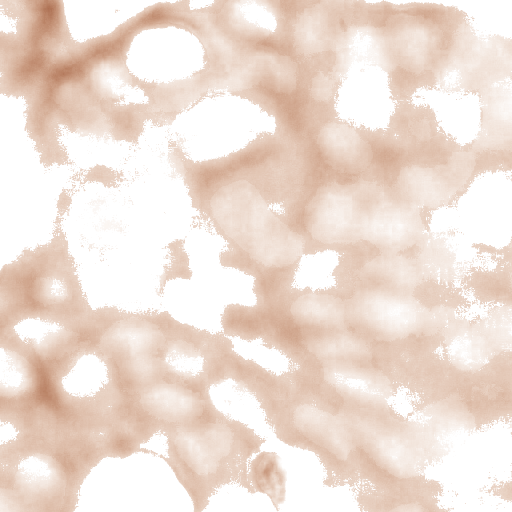
#> input picture example2/Batch_Nuclei_Mem_Seg/d.png, 1024 x 1024 px, given as the content of the folder ../images/3, which was not available (shown at 1/2 size)
$ python batch_nm_seg.py
#> lines starting #> are read from the running program, lines starting #| are printed output that depends on the picture; after the words box and inside, x2 and y2 are one past the last pixel; in counts of white or black regions, pixels touching at a corner belong together; pictures that were not available may be replaced by others from this repository, and a replacement may not be noted
#> further down, img_rgb is the input picture: shape (1024, 1024, 3); mean R, G, B 238.5, 222.3, 212.2
### dqcs/dseg.py

#Importing general llibraries
import cv2
import numpy as np
import matplotlib.pyplot as plt
from matplotlib.path import Path
import os
import sys
import pickle
import requests
import json
import math

#Importing image analysis llibraries
from skimage import data, io
from skimage.color import rgb2hed, hed2rgb, rgb2gray, rgba2rgb
from skimage.color import  separate_stains, combine_stains, hdx_from_rgb, rgb_from_hdx
from skimage.util import img_as_ubyte
import skimage.color


#from dqcs import dpixel
from dqcs.dpixel import pixel_OD, interpolate_point, points_inside_polygon, intensity_weighted_center, draw_tn, points_in_polygon,  pixels_between_curves, line_pixels
from dqcs.danalysis import polyArea, calculate_perimeter_numpy, convert_ndarray, read_annotations_txt, plot_annotations, write_annotations
from dqcs.dutils import img_check

#==============================================================================
def cellpose_seg(img_rgb, diameter=100, anno_fig='out.png', anno_file='out_cp.txt', anno_geojson='out.geojson', center_file='out_center.txt', is_membrane=False):
    ####Taken from file step3b_nuclei_cellpose.py
    #img_rgb: image as numpy array
    #anno_fig: name of output figure to see annontations
    #is_membrane: if True, visualize outlines as membranes (yellow), otherwise as nuclei (red)

    #Importing cellpose libraries
    from cellpose import models, io, core, plot, utils
    from cellpose.io import imread
    #print('Is GPU Working: ',core.use_gpu())
    # Initialize Cellpose model
    model_cyto = models.CellposeModel(gpu=True)      # For cell membrane detection
    # Define channels (0 for grayscale, [0, 0] for single-channel grayscale, [1, 2] for red/green channels)
    ## Perform nuclei segmentation on Hematoxylin channel
    masks_h, flows_h, styles_h = model_cyto.eval(img_rgb, flow_threshold=30, cellprob_threshold=-5, diameter= diameter)

    mask_RGB_h = plot.mask_overlay(img_rgb, masks_h)
    outlines_h = utils.outlines_list(masks_h)

    ##outlines_h: list of numpy arrays, where each np array is of size ~ 200-400 having pixel coordinates of nuclear annotations

    #with open(img[:-4]+'_nuclei_cellpose.pkl', 'wb') as f:
    #    pickle.dump(outlines_h, f)

    # Visualize as membranes (yellow) or nuclei (red) based on is_membrane flag
    if is_membrane:
        plot_annotations(img_rgb, anno_fig, nuclei_anno=None, mem_anno=outlines_h)
    else:
        plot_annotations(img_rgb, anno_fig, nuclei_anno=outlines_h, mem_anno=None)

    write_annotations(outlines_h,anno_file,anno_geojson, center_file)

    return outlines_h


#==============================================================================
# [182 lines left out: functions membrane_seg, plot_OD, not called in this run]
#==============================================================================

#==============================================================================

def get_OD(img_rgb):
    #This function is going to return OD (of RGB channels) of whole patch/image and average OD
    rx,ry,_    =  img_rgb.shape

    ##Following part is very slow
    '''
    d1 = np.zeros_like(img_rgb[:, :, 0])
    for i in range(rx):
        for j in range(ry):
            d1[i,j] = pixel_OD(img_rgb,i,j)
    #===================================================
    '''

    ##Following is fast but consume more memory
    '''# Compute per-channel OD
    #img2 = (img_rgb / 255.0).astype(np.uint8)
    img2 = img_rgb.astype(np.float64) / 255.0
    dr = -np.log((img2[:,:,0] ) + 0.0001)
    dg = -np.log((img2[:,:,1] ) + 0.0001)
    db = -np.log((img2[:,:,2] ) + 0.0001)
    # Mean OD per pixel (average over RGB)
    d1 = (dr + dg + db) / 3.0
    # Scale as in your original code
    d1 = d2 * 255.0 / 5.75
    #===================================================
    '''

    ##Following is fast as well less memory consuming
    #img = img_rgb.astype(np.float32) / 255.0
    img1 = img_rgb.astype(np.float64) / 255.0
    #img1 = (img_rgb / 255.0).astype(np.uint8)
    img1 = -np.log(img1 + 0.0001)
    d1 = img1.mean(axis=2) * 255.0 / 5.75
    #===================================================

    d1 = d1.astype(np.uint8)
    d1_av = np.sum(d1)/(rx*ry)

    #print(np.sum(d1),d1_av)

    return d1, d1_av
#==============================================================================

#==============================================================================
def get_hed(img_file, h_file=None, e_file=None, d_file=None):
    # Load an image and normalize it ---------------------------------------------
    if isinstance(img_file, str):
        img_rgb = io.imread(img_file) #cv2.imread(img_file)
    else:
        img_rgb = img_file
    if img_rgb.shape[2] == 4:
        print("Warning: Input image has an alpha channel. Removing it.")
        img_rgb = img_rgb[:,:,0:3]

    img_rgb[img_rgb>210]=255 #Making all offwhite background pixels to completely white
    img_rgb_normalize = img_rgb / 255.0 #Normalizing pixel values to 0-1
    #----------------------------------------------------------------------------
    # Converting RGB to HED -----------------------------------------------------
    img_hed = rgb2hed(img_rgb_normalize)
    # Creating an RGB image for each of the separated stains and convert them to ubyte for easy saving of image
    null = np.zeros_like(img_hed[:, :, 0])
    ihc_h = img_as_ubyte(hed2rgb(np.stack((img_hed[:, :, 0], null, null), axis=-1)))
    ihc_e = img_as_ubyte(hed2rgb(np.stack((null, img_hed[:, :, 1], null), axis=-1)))
    ihc_d = img_as_ubyte(hed2rgb(np.stack((null, null, img_hed[:, :, 2]), axis=-1)))

    #ihc_h = hed2rgb(np.stack((img_hed[:, :, 0], null, null), axis=-1))
    #ihc_e = hed2rgb(np.stack((null, img_hed[:, :, 1], null), axis=-1))
    #ihc_d = hed2rgb(np.stack((null, null, img_hed[:, :, 2]), axis=-1))

    if(h_file): io.imsave(h_file, ihc_h)
    if(e_file): io.imsave(e_file, ihc_e)
    if(d_file): io.imsave(d_file, ihc_d)

    return ihc_h, ihc_e, ihc_d
#==============================================================================

#==============================================================================
def get_hd_clean(img_file, h_file=None, d_file=None):
    # Load an image and normalize it ---------------------------------------------
#> called with img_file = '../images/3/d.png', h_file = 'h.png', d_file = 'd.png'
    if isinstance(img_file, str):
        img_rgb = io.imread(img_file) #cv2.imread(img_file)
    else:
        img_rgb = img_file
    if img_rgb.shape[2] == 4:
        print("Warning: Input image has an alpha channel. Removing it.")
        img_rgb = img_rgb[:,:,0:3]

    img_rgb[img_rgb>210]=255 #Making all offwhite background pixels to completely white
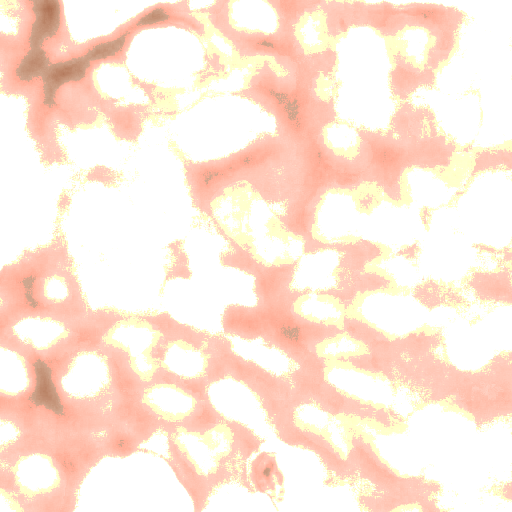
#> img_rgb: shape (1024, 1024, 3) (shown at 1/2 size); mean R, G, B 253.9, 231.6, 217
    img_rgb_normalize = img_rgb / 255.0 #Normalizing pixel values to 0-1
    #----------------------------------------------------------------------------
    # Converting RGB to HED -----------------------------------------------------
    img_hed = rgb2hed(img_rgb_normalize)
#> img_hed: shape (1024, 1024, 3) float64; mean of channels 0, 1, 2 1.94e-06, 0.00328, 0.019
    # Creating an RGB image for each of the separated stains and convert them to ubyte for easy saving of image
    null = np.zeros_like(img_hed[:, :, 0])

    ihc_h = img_as_ubyte(hed2rgb(np.stack((img_hed[:, :, 0], null, null), axis=-1)))
#> ihc_h: shape (1024, 1024, 3); mean of channels 0, 1, 2 255, 255, 255
    ihc_e = img_as_ubyte(hed2rgb(np.stack((null, img_hed[:, :, 1], null), axis=-1)))
#> ihc_e: shape (1024, 1024, 3); mean of channels 0, 1, 2 254.2, 244.2, 253.7
    ihc_d = img_as_ubyte(hed2rgb(np.stack((null, null, img_hed[:, :, 2]), axis=-1)))
#> ihc_d: shape (1024, 1024, 3); mean of channels 0, 1, 2 238.1, 222, 212.1

    rx,ry,_ = img_hed.shape
#> rx = 1024; ry = 1024
    h_od,_    = get_OD(ihc_h)
#> in get_OD, `img1 = img_rgb.astype(np.float64) / 255.0`: img1: shape (1024, 1024, 3) float64; mean of channels 0, 1, 2 1, 1, 1
#> in get_OD, `img1 = -np.log(img1 + 0.0001)`: img1: shape (1024, 1024, 3) float64; mean of channels 0, 1, 2 -9.04e-05, -8.86e-05, -0.0001
#> in get_OD, `d1 = img1.mean(axis=2) * 255.0 / 5.75`:
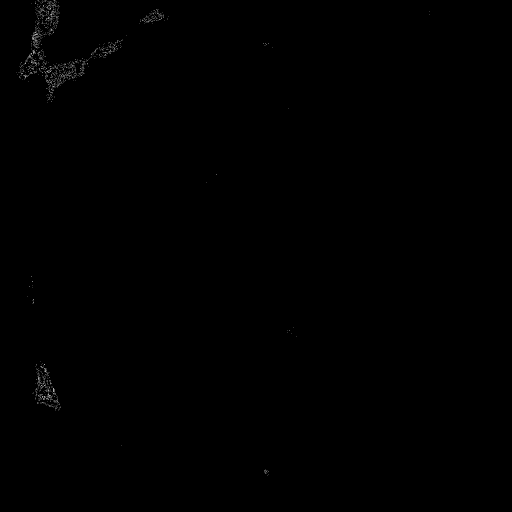
#> d1: shape (1024, 1024) float64 (shown at 1/2 size); min -0.00443, max 0.17, mean -0.00412; drawn with min black and max white
#> in get_OD, `d1 = d1.astype(np.uint8)`: d1: shape (1024, 1024); every value is 0
#> in get_OD, `d1_av = np.sum(d1)/(rx*ry)`: d1_av = 0
    d_od,_    = get_OD(ihc_d)
#> in get_OD (call 2), `img1 = img_rgb.astype(np.float64) / 255.0`: img1: shape (1024, 1024, 3) float64; mean of channels 0, 1, 2 0.934, 0.871, 0.832
#> in get_OD (call 2), `img1 = -np.log(img1 + 0.0001)`: img1: shape (1024, 1024, 3) float64; mean of channels 0, 1, 2 0.0709, 0.15, 0.205
#> in get_OD (call 2), `d1 = img1.mean(axis=2) * 255.0 / 5.75`:
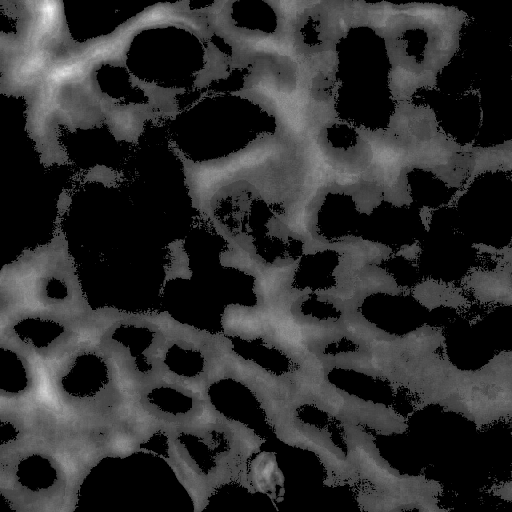
#> d1: shape (1024, 1024) float64 (shown at 1/2 size); min -0.00443, max 34.48, mean 6.3; drawn with min black and max white
#> in get_OD (call 2), `d1_av = np.sum(d1)/(rx*ry)`: d1_av = 6.02

    #Modifying pixel values in H and D channel to separate nuclei with membrane
    for xi in range(rx):
        for yj in range(ry):
            odh = h_od[xi, yj]
            odd = d_od[xi, yj]
            #odh = h_od[yj, xi]
            #odd = d_od[yj, xi]
            if( odh > odd): # If OD of hematoxylin is more than remove correspondint part from DAB channel
                img_hed[xi,yj,2] = 0
            if( odh < odd): # If OD of hematoxylin is more
                img_hed[xi,yj,0] = 0
#> img_hed: shape (1024, 1024, 3) float64; mean of channels 0, 1, 2 0, 0.00328, 0.019

    ihc_hm = img_as_ubyte(hed2rgb(np.stack((img_hed[:, :, 0], null, null), axis=-1)))
#> ihc_hm: shape (1024, 1024, 3); every value is 255
    ihc_dm = img_as_ubyte(hed2rgb(np.stack((null, null, img_hed[:, :, 2]), axis=-1)))
    if(h_file): io.imsave(h_file, ihc_hm)
    if(d_file): io.imsave(d_file, ihc_dm)

    return ihc_hm, ihc_dm
#==============================================================================

def plot_aoutline(outline_coord, color='red'):
    plt.plot( np.mean(outline_coord[:, 0]), np.mean(outline_coord[:, 1]), marker='o', color=color )
    plt.plot(outline_coord[:,0], outline_coord[:,1], color=color, linewidth=1)
    #for cc in outline_coord: #Plotting the outline
    #   plt.plot(cc[0], cc[1], '*',color=color, markersize=1.0)
    #    #plt.plot(cc[0], cc[1], color=color)

#==============================================================================
# [305 lines left out: functions squeeze_nuclei_annotations, squeeze_aoutline, squeeze_aoutlinex, squeeze_aoutliney, patch_bioinformatics, not called in this run]

#==============================================================================
def get_OD_single_channel(img_channel):
    """
    Calculate OD for a single channel image (e.g., DAB channel).

    Args:
        img_channel: Single channel image (grayscale, shape: H×W) or RGB image

    Returns:
        OD image and average OD
    """
    # Handle both grayscale and RGB input
    if len(img_channel.shape) == 3:
        # If RGB, convert to grayscale
        from skimage.color import rgb2gray
        img_gray = (rgb2gray(img_channel) * 255).astype(np.uint8)
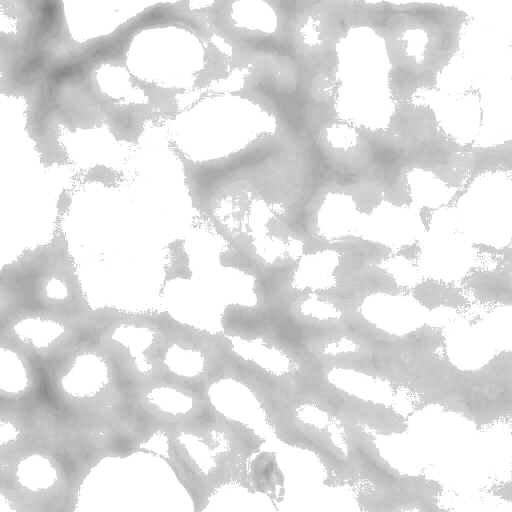
#> img_gray: shape (1024, 1024) (shown at 1/2 size); min 122, max 255, mean 224.4
    else:
        img_gray = img_channel.astype(np.uint8)

    img_normalized = img_gray.astype(np.float64) / 255.0
    od = -np.log(img_normalized + 0.0001)
    od_scaled = od * 255.0 / 5.75
    od_scaled = od_scaled.astype(np.uint8)
    od_av = np.sum(od_scaled) / (od_scaled.shape[0] * od_scaled.shape[1])
#> od_av = 5.8
    return od_scaled, od_av

#==============================================================================
# [222 lines left out: function patch_bioinformatics_v2, not called in this run]
#==============================================================================

'''
    dabod = get_OD(ihc_dm)
    meandOD = np.sum(dabod)/(rx*ry)
    htod  = get_OD(ihc_hm)
    meanhOD = np.sum(htod)/(rx*ry)

    print(f'Max average DAB OD for {tp} is = {meandOD},{np.max(dabod)}; Max average Hematoxylin OD for {tp} is = {meanhOD},{np.max(htod)}')

    dod_analysis.append(meandOD)
    hod_analysis.append(meanhOD)

print(f'For {tp} max_average_dOD = {np.max(dod_analysis)}, min_average_dOD = {np.min(dod_analysis)}, average_dOD = {np.mean(dod_analysis)}, std = {np.std(dod_analysis)}')

print(f'For {tp} max_average_dOD = {np.max(hod_analysis)}, min_average_dOD = {np.min(hod_analysis)}, average_dOD = {np.mean(hod_analysis)}, std = {np.std(hod_analysis)}')


    if(h_file): io.imsave(h_file, ihc_h)
    if(e_file): io.imsave(e_file, ihc_e)
    if(d_file): io.imsave(d_file, ihc_d)

    return ihc_h, ihc_e, ihc_d


    print(np.min(img_hed[:, :, 0]), np.max(img_hed[:, :, 0]))

    # Modifying hed image to identify nuclei clearly
    img_hed[:, :, 1] = 0          #Nullifying E channel
    img_rgb_n = hed2rgb(img_hed)  #Converting back to RGB
    img_rgb_clipped = np.clip(img_rgb_n, 0, 1) # Clipping values between 0 to 1
    img_rgb_final = (img_rgb_clipped* 255).astype(np.uint8)

    img_hed[:, :, 0] [img_hed[:, :, 2]>0.05] = 0 #Modifying (deleting significant DAB part) h channel for better nuclei segmentation
    ihc_hm = img_as_ubyte(hed2rgb(np.stack((img_hed[:, :, 0], null, null), axis=-1)))
    io.imsave(f'../{tpo}/'+fn[:-4]+'_hm.png', ihc_hm)
    plot_density(f'../{tpo}/'+fn[:-4]+'_hm.png', f'../{tpo}/'+fn[:-4]+'_hmdensity.png')

'''

### example2/Batch_Nuclei_Mem_Seg/batch_nm_seg.py

#Importing image analysis llibraries
import cv2
from skimage import data, io
import os
import sys
import numpy as np
import pandas as pd

sys.path.append('/mnt/c/Users/abhishekd_dizzaroo/Desktop/qcs')

#from dqcs import dpixel
from dqcs.dseg import (
    cellpose_seg,
    get_hd_clean,
    get_hed,
    membrane_seg,
    squeeze_nuclei_annotations,
    plot_aoutline,
    squeeze_aoutline,
    patch_bioinformatics,
    patch_bioinformatics_v2,
    get_OD_single_channel,
)
from dqcs.danalysis import (
    show_annotations_txt,
    read_annotations_txt,
    plot_annotations,
    filter_nuclei_annotations,
    alter_anno,
    write_annotations,
    filter_membrane_annotations,
    filter_membrane_by_shape,
    expand_outlines,
    filter_membrane_by_dab_intensity,
    refine_outlines_by_dab_points,
)
from skimage import exposure

path = '../images/'
tp = '3'
tpo = tp+'_nseg/'

if(not os.path.exists(tpo)):os.mkdir(tpo)
imn = os.listdir(path+tp)

# to store per-image summary metrics for the whole batch
batch_metrics = []

# Initialize Cellpose model
for i in range(min(10, len(imn))):
    #imn = f'{tps}/{imn[i][:-4]}_hm_contrast.png' #
    img_n = path+tp+'/'+imn[i]
    img_rgb    = io.imread(img_n)

    #===================
    #Step1. Stain Deconvolution
    ihc_hm, ihc_dm = get_hd_clean(img_n, h_file='h.png', d_file='d.png')
    ihc_hm2, _, ihc_dm2 = get_hed(img_n, h_file='h.png', d_file='d.png')

    # ── Compute DAB OD on RAW (pre-gamma) DAB channel FIRST ──
    dab_od, dab_od_avg = get_OD_single_channel(ihc_dm2)
#> dab_od_avg = 5.8
    print(f"  DAB OD stats (pre-gamma): avg={dab_od_avg:.1f}, "
          f"min={np.min(dab_od)}, max={np.max(dab_od)}")
#|   DAB OD stats (pre-gamma): avg=5.8, min=0, max=32

    # ── Classify staining strength using DAB OD ──
    h_min, h_max = int(np.min(ihc_hm)), int(np.max(ihc_hm))
#> h_min = 255; h_max = 255
    is_strong = dab_od_avg > 10  # DAB OD avg > 10 indicates strong (3+) staining
#> is_strong = False
    print(f"{img_n}  H range: {h_min} – {h_max}, DAB OD avg: {dab_od_avg:.1f}")
#| ../images/3/d.png  H range: 255 – 255, DAB OD avg: 5.8
    print(f"  ➜ {'3+ (strong)' if is_strong else '1+/2+ (weak/moderate)'} staining detected")
#|   ➜ 1+/2+ (weak/moderate) staining detected

    ## ── COMMON: Enhance & Segment ────────────────────────────
    gamma_h = 3.5
    gamma_d = 3.5 if is_strong else 2.0
#> gamma_d = 2
    ihc_hm_enhanced  = exposure.adjust_gamma(ihc_hm,  gamma=gamma_h)
    ihc_dm2_enhanced = exposure.adjust_gamma(ihc_dm2, gamma=gamma_d)
#> ihc_dm2_enhanced: shape (1024, 1024, 3); mean of channels 0, 1, 2 223.5, 197.4, 183.4

    # Step 3: Nuclei segmentation (H channel)
    outlines_h = cellpose_seg(
        ihc_hm_enhanced,
        diameter=60,
        anno_fig=tpo+imn[i][:-4]+'_hanno.png',
        anno_file=tpo+imn[i][:-4]+'_n.txt',
        anno_geojson=tpo+imn[i][:-4]+'_n.geojson',
        center_file=tpo+imn[i][:-4]+'_ncenter.txt',
    )
#> (the run stopped early here; a loop or call above may not have finished)

$ run again, on examples/Batch_Nuclei_Segmentation/d.png
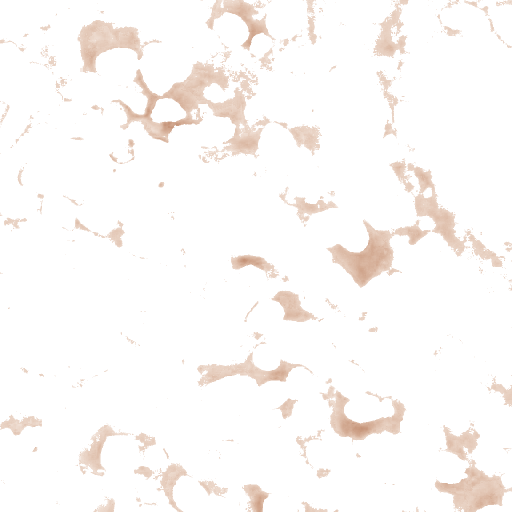
#> input picture examples/Batch_Nuclei_Segmentation/d.png, 1024 x 1024 px, given as the content of the folder ../images/3, which was not available (shown at 1/2 size)
#> img_rgb is the input picture: shape (1024, 1024, 3); mean R, G, B 252.1, 249.2, 247.4
#> img_rgb: shape (1024, 1024, 3); 11.1% of pixels changed, all inside (x1, y1, x2, y2) = (0, 0, 1024, 1024)
#> ihc_h: shape (1024, 1024, 3); mean of channels 0, 1, 2 255, 255, 255
#> ihc_e: shape (1024, 1024, 3); mean of channels 0, 1, 2 254.8, 253, 254.8
#> ihc_d: shape (1024, 1024, 3); mean of channels 0, 1, 2 251.7, 248.4, 246.4
#> d1_av = 0
#> in get_OD (call 2), `d1 = img1.mean(axis=2) * 255.0 / 5.75`:
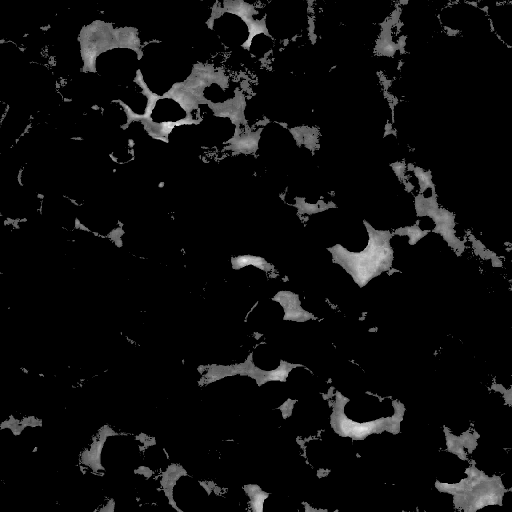
#> d1: shape (1024, 1024) float64 (shown at 1/2 size); min -0.00443, max 24.98, mean 1.2; drawn with min black and max white
#> d1_av = 1.19
#> ihc_hm: shape (1024, 1024, 3); every value is 255
#> in get_OD_single_channel, `img_gray = (rgb2gray(img_channel) * 255).astype(np.uint8)`:
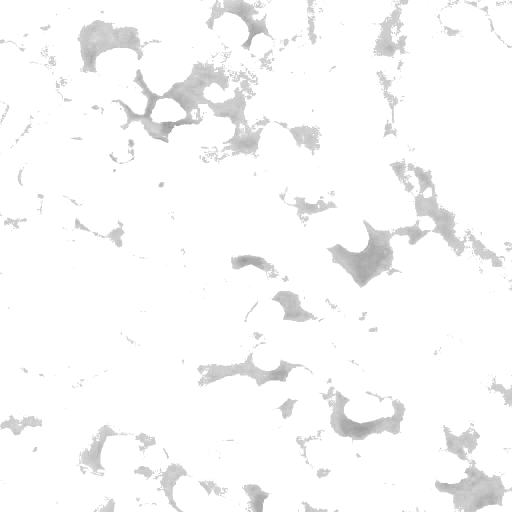
#> img_gray: shape (1024, 1024) (shown at 1/2 size); min 149, max 255, mean 248.9
#> od_av = 1.14
#|   DAB OD stats (pre-gamma): avg=1.1, min=0, max=23
#> h_min = 255
#> is_strong = False
#| ../images/3/d.png  H range: 255 – 255, DAB OD avg: 1.1
#|   ➜ 1+/2+ (weak/moderate) staining detected
#> gamma_d = 2
#> ihc_dm2_enhanced: shape (1024, 1024, 3); mean of channels 0, 1, 2 248.7, 243.4, 240.5

$ run again, on examples/Batch_Nuclei_Segmentation/h.png
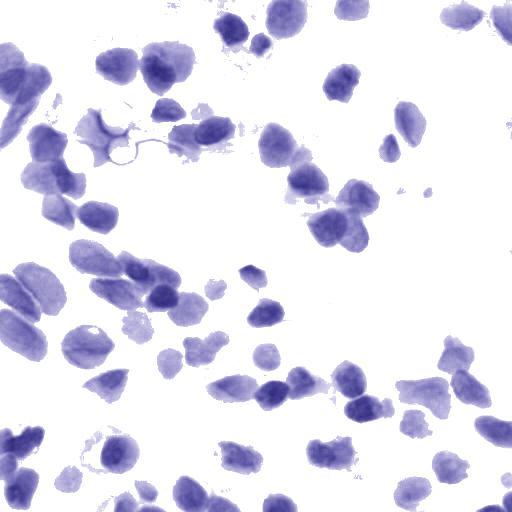
#> input picture examples/Batch_Nuclei_Segmentation/h.png, 1024 x 1024 px, given as the content of the folder ../images/3, which was not available (shown at 1/2 size)
#> img_rgb is the input picture: shape (1024, 1024, 3); mean R, G, B 224.3, 222.6, 238.6
#> in get_hd_clean, `img_rgb[img_rgb>210]=255`:
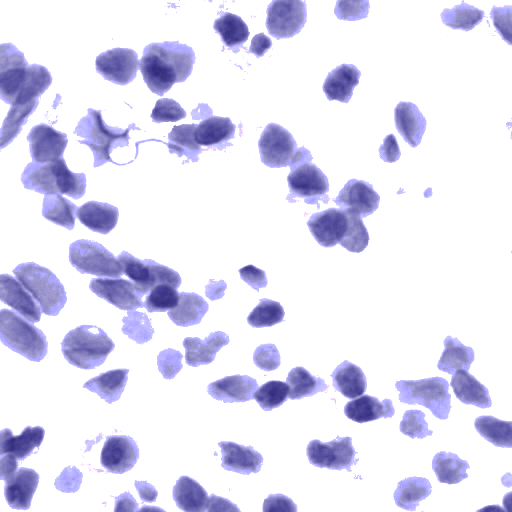
#> img_rgb: shape (1024, 1024, 3) (shown at 1/2 size); 9.67% of pixels changed, all inside (x1, y1, x2, y2) = (0, 0, 1024, 1024)
#> ihc_h: shape (1024, 1024, 3); mean of channels 0, 1, 2 223.7, 222.1, 238.3
#> ihc_e: shape (1024, 1024, 3); mean of channels 0, 1, 2 254.9, 253.4, 254.8
#> ihc_d: shape (1024, 1024, 3); mean of channels 0, 1, 2 255, 255, 255
#> d1_av = 6.28
#> in get_OD (call 2), `d1 = img1.mean(axis=2) * 255.0 / 5.75`:
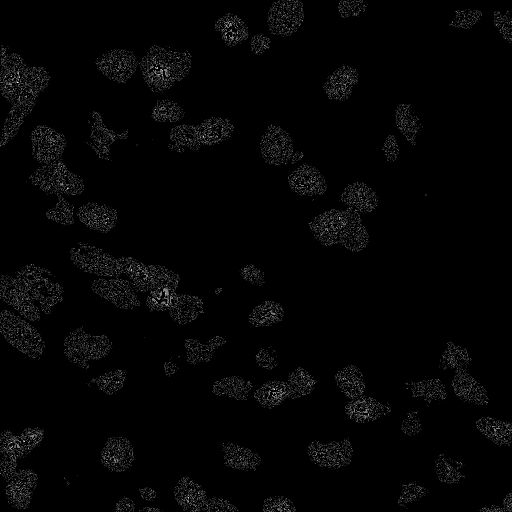
#> d1: shape (1024, 1024) float64 (shown at 1/2 size); min -0.00443, max 0.228, mean -0.000417; drawn with min black and max white
#> d1_av = 0
#> ihc_dm: shape (1024, 1024, 3); every value is 255
#|   DAB OD stats (pre-gamma): avg=0.0, min=0, max=0
#> h_min = 41; h_max = 255
#> is_strong = False
#| ../images/3/h.png  H range: 41 – 255, DAB OD avg: 0.0
#|   ➜ 1+/2+ (weak/moderate) staining detected
#> gamma_d = 2
#> ihc_hm_enhanced: shape (1024, 1024, 3); mean of channels 0, 1, 2 196, 194.8, 213.5
#> ihc_dm2_enhanced: shape (1024, 1024, 3); mean of channels 0, 1, 2 255, 254.9, 254.9
